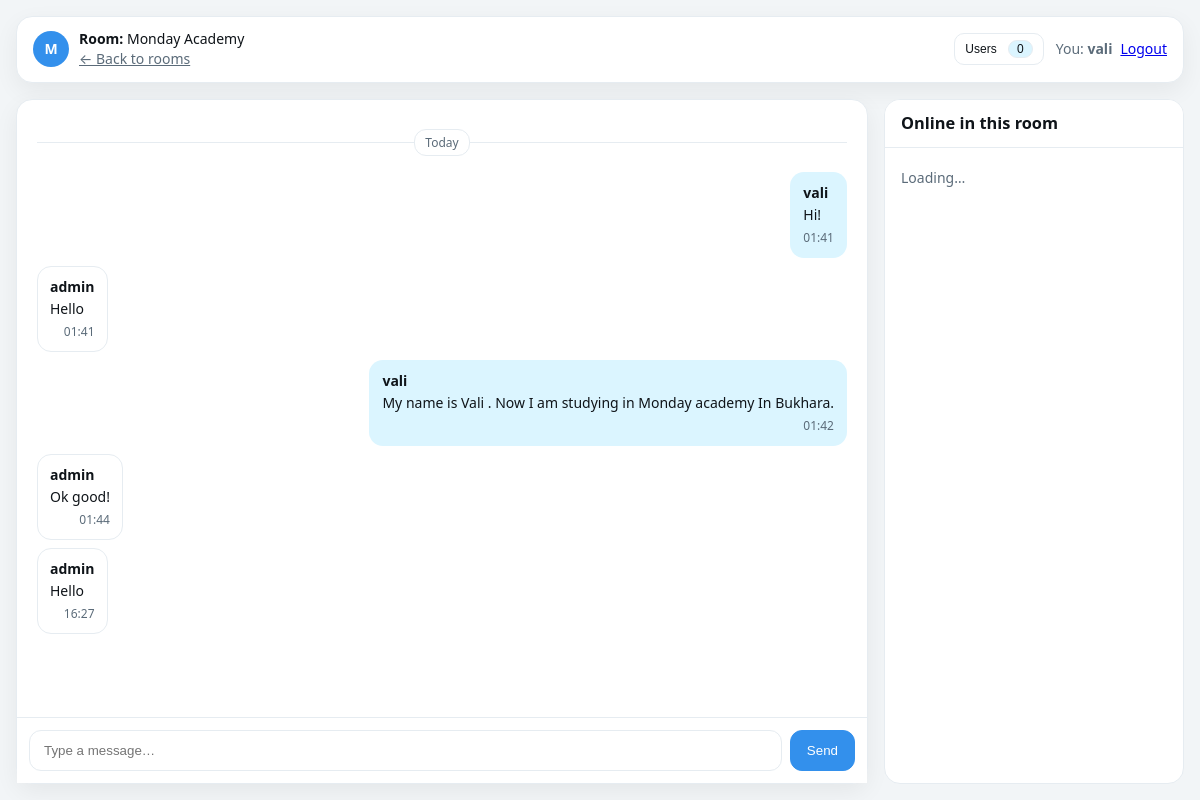
Page /room/12/ (signed in) on the committed database.
### chat/models.py (models this page shows, shortened)
class Room(models.Model):
    name = models.CharField(max_length=255, unique=True)
    current_users = models.ManyToManyField("User", related_name="current_rooms", blank=True, through="RoomMembership")

class User(AbstractUser):
    pass

class Message(models.Model):
    room = models.ForeignKey("Room", on_delete=models.CASCADE, related_name="messages")
    user = models.ForeignKey("User", on_delete=models.CASCADE, related_name="messages")
    text = models.TextField(max_length=500)
    created_at = models.DateTimeField(auto_now_add=True)

### chat/views.py (the view)
# urls.py: path("room/<int:pk>/", views.room, name="room"),
@login_required
def room(request, pk: int):
    room = get_object_or_404(Room, pk=pk)
    messages = room.messages.select_related("user").order_by("created_at")
    return render(request, "chat/room.html", {"room": room, "messages": messages})

### chat/templates/chat/room.html (shortened to what this page needs)
<!doctype html>
<html lang="en">
<head>
</head>
<body>
  <div class="app">
    <header class="panel topbar">
      <div class="left">
        <div class="avatar">{{ room.name|slice:":1"|upper }}</div>
        <div>
          <div class="room-title"><strong>Room:</strong> {{ room.name }}</div>
          <div class="crumb"><a href="{% url 'index' %}">← Back to rooms</a></div>
        </div>
      </div>
      <div class="topbar-actions">
        {% if user.is_authenticated %}
          <button id="toggle-presence" class="btn ghost sm" type="button" aria-expanded="false" aria-controls="side-panel">
            Users <span class="badge" id="room-title-online">0</span>
          </button>
          <div class="who-logout">
            <span>You: <strong>{{ user.username }}</strong></span>
            <a class="logout" href="{% url 'logout' %}">Logout</a>
          </div>
        {% else %}
          <a href="{% url 'login' %}?next={{ request.path }}">Login</a> · <a href="{% url 'signup' %}">Sign up</a>
        {% endif %}
      </div>
    </header>
    <div class="content">
      <section class="panel chat">
        {% regroup messages by created_at|date:"Y-m-d" as day_groups %}
        <ul id="messages" class="messages">
          {% for group in day_groups %}
            <li class="date-divider" data-date="{{ group.grouper }}"><span>{{ group.grouper }}</span></li>
            {% for m in group.list %}
              <li class="msg {% if m.user_id == user.id %}me{% else %}them{% endif %}">
                <div class="bubble">
                  <div class="who">{{ m.user.username }}</div>
                  <div class="text">{{ m.text|escape|linebreaksbr }}</div>
                  <div class="meta"><span class="time">{{ m.created_at|date:"H:i" }}</span></div>
                </div>
              </li>
            {% endfor %}
          {% empty %}
            <li style="color:var(--muted)">No messages yet</li>
          {% endfor %}
        </ul>
        <div class="composer">
          <input id="chat-message-input" class="input" type="text" placeholder="Type a message…" {% if not user.is_authenticated %}disabled{% endif %}>
          <button id="chat-message-submit" class="btn" {% if not user.is_authenticated %}disabled{% endif %}>Send</button>
        </div>
      </section>
      <aside class="side" id="side-panel" aria-hidden="true" aria-labelledby="side-title">
        <h3 id="side-title" style="position:sticky;top:0;background:var(--panel);margin:0;padding:12px 16px;border-bottom:1px solid var(--border)">Online in this room</h3>
        <ul id="room-online"><li style="color:var(--muted); padding:12px 16px">Loading…</li></ul>
      </aside>
    </div>
  </div>
</body>
</html>

### chat/templates/chat/room.html (style rules this page uses)
:root { --bg:#f2f5f7; --panel:#ffffff; --text:#0f1419; --muted:#5b6b79; --border:#e6ecf1; --blue:#3390ec; --mine:#dbf5ff; --their:#ffffff; --shadow:0 8px 24px rgba(15,20,25,.06); }
* { box-sizing:border-box }
html,body { height:100% }
body { margin:0;background:var(--bg);color:var(--text);font:14px/1.45 system-ui,-apple-system,Segoe UI,Roboto,Ubuntu,Cantarell,"Noto Sans",sans-serif }
.app { height:100dvh;display:grid;grid-template-rows:auto 1fr;gap:16px;padding:16px }
.panel { background:var(--panel);border:1px solid var(--border);border-radius:16px;box-shadow:var(--shadow) }
.topbar { display:flex;align-items:center;justify-content:space-between;padding:12px 16px }
.topbar .left { display:flex;gap:10px;align-items:center }
.avatar { width:36px;height:36px;border-radius:50%;background:var(--blue);color:#fff;display:grid;place-items:center;font-weight:700 }
.crumb a { color:var(--muted) }
.content { display:grid;grid-template-columns:1fr 300px;gap:16px;min-height:0 }
.chat { display:flex;flex-direction:column;min-height:0 }
.messages { list-style:none;margin:0;padding:20px;display:flex;flex-direction:column;gap:8px;flex:1 1 auto;overflow-y:auto;overscroll-behavior:contain }
.msg { display:flex }
.msg.me { justify-content:flex-end }
.bubble { max-width:min(72ch,78%);padding:10px 12px;border-radius:14px;background:var(--their);border:1px solid var(--border) }
.msg.me .bubble { background:var(--mine);border-color:transparent }
.who { font-weight:600;margin-bottom:2px }
.text { white-space:pre-wrap;word-wrap:break-word }
.meta { display:flex;gap:8px;align-items:center;justify-content:flex-end;font-size:12px;color:var(--muted);margin-top:4px }
.composer { display:flex;gap:8px;padding:12px;border-top:1px solid var(--border);position:sticky;bottom:0;background:var(--panel);z-index:1;padding-bottom:max(12px, env(safe-area-inset-bottom)) }
.input { flex:1;padding:12px 14px;border-radius:12px;border:1px solid var(--border);background:transparent;color:var(--text) }
.btn { padding:12px 16px;border-radius:12px;border:1px solid var(--blue);background:var(--blue);color:#fff;cursor:pointer }
.side { background:var(--panel);border:1px solid var(--border);border-radius:16px;overflow:hidden }
.side h3 { margin:0;padding:12px 16px;border-bottom:1px solid var(--border) }
#room-online { list-style:none;margin:0;padding:8px 0;max-height:calc(100% - 48px);overflow:auto }
#room-online li { padding:10px 16px }
.date-divider { position:relative;text-align:center;margin:12px 0;color:var(--muted) }
.date-divider::before { content:"";position:absolute;left:0;right:0;top:50%;border-top:1px solid var(--border) }
.date-divider span { position:relative;background:var(--panel);padding:4px 10px;border:1px solid var(--border);border-radius:12px;font-size:12px }
.badge { display:inline-block;min-width:1.5em;padding:2px 8px;margin-left:8px;font-size:12px;line-height:1;border-radius:999px;background:var(--mine);color:var(--text);border:1px solid var(--border) }
.btn.ghost { background:transparent;color:var(--text);border:1px solid var(--border) }
.btn.sm { padding:6px 10px;border-radius:10px;font-size:12px }
.topbar-actions { display:flex;align-items:center;gap:12px }
.who-logout { color:var(--muted);display:flex;gap:8px;flex-wrap:wrap }

### rows in the picture
Room: name "M", name "Monday Academy"
User: username "vali"
Message: user.username "vali", text "Hi!", created_at "01:41"
Message: user.username "admin", text "Hello", created_at "01:41"
Message: user.username "vali", text "My name is Vali . Now I am studying in Monday academy In Bukhara.", created_at "01:42"
Message: user.username "admin", text "Ok good!", created_at "01:44"
Message: user.username "admin", text "Hello", created_at "16:27"
